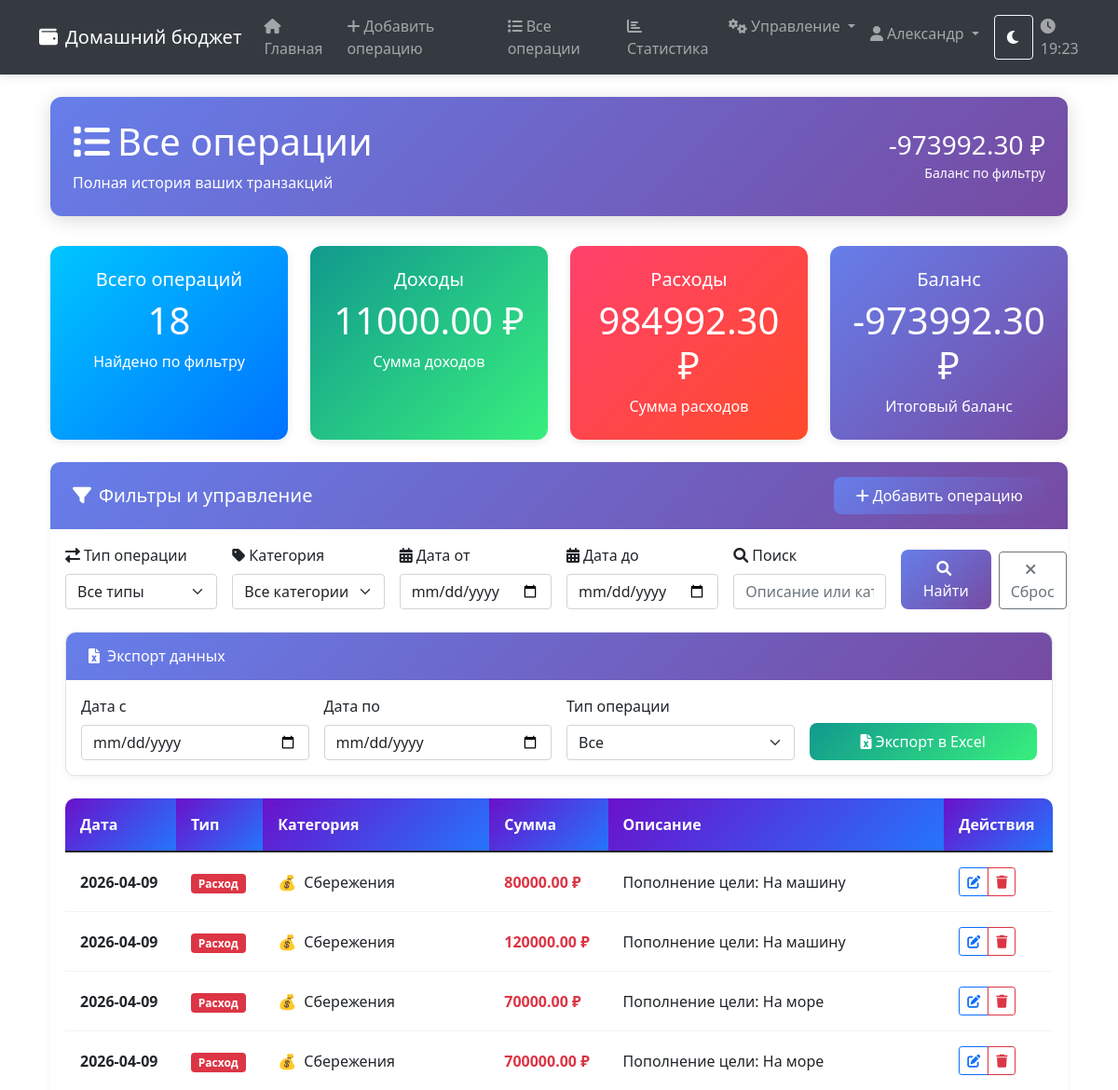
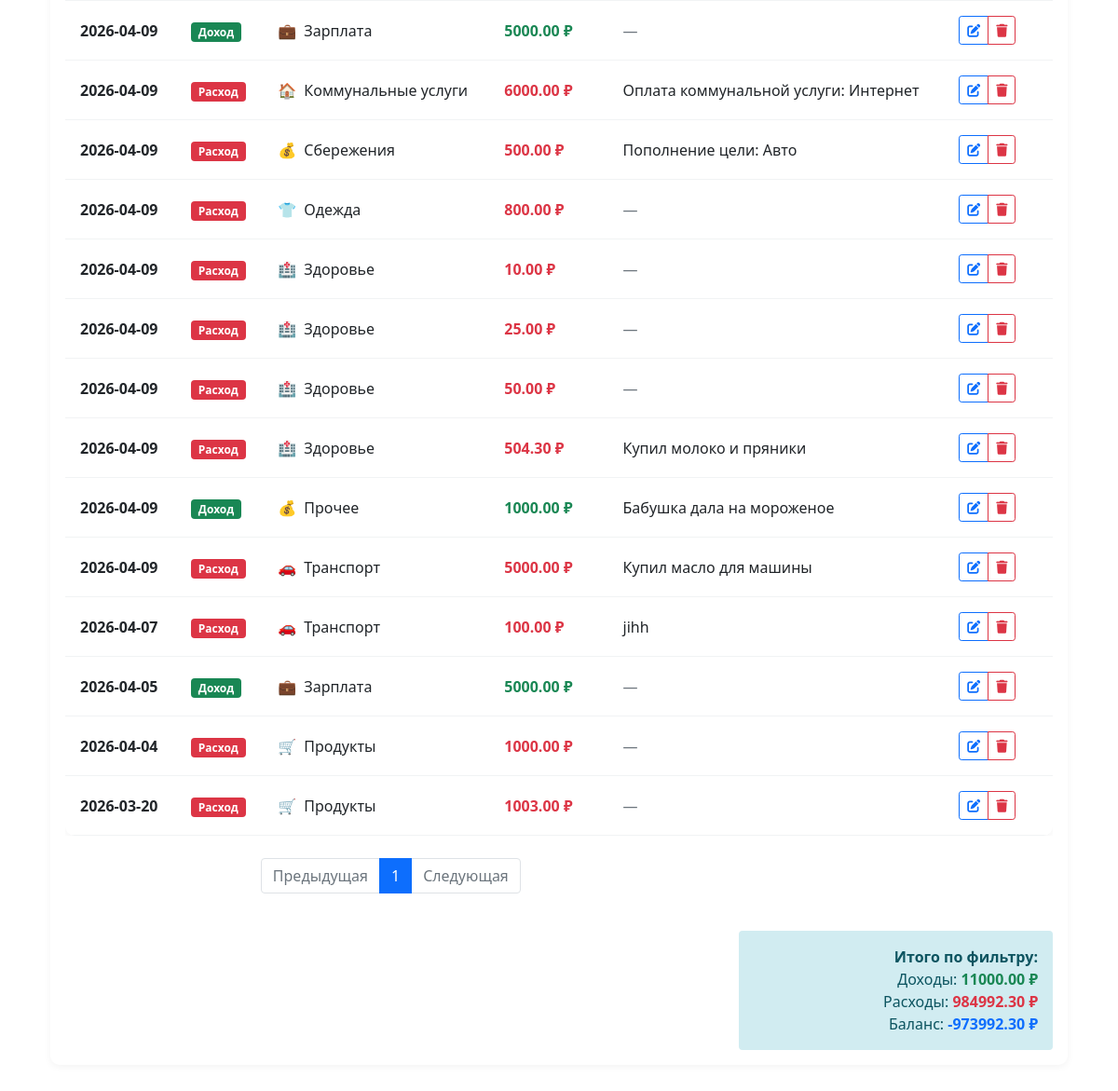
Screenshot of /transactions (signed in) with the database file from the repository (2 pictures, top to bottom).
### tables this page shows
CREATE TABLE transactions (
            id INTEGER PRIMARY KEY AUTOINCREMENT,
            type TEXT CHECK(type IN ('income', 'expense')) NOT NULL,
            amount REAL NOT NULL,
            category_id INTEGER,
            description TEXT,
            date DATE NOT NULL,
            created_at TIMESTAMP DEFAULT CURRENT_TIMESTAMP,
            user_id INTEGER,
            FOREIGN KEY (category_id) REFERENCES categories (id),
            FOREIGN KEY (user_id) REFERENCES users (id)
        );

CREATE TABLE categories (
            id INTEGER PRIMARY KEY AUTOINCREMENT,
            name TEXT NOT NULL,
            type TEXT CHECK(type IN ('income', 'expense')) NOT NULL,
            icon TEXT,
            color TEXT,
            created_at TIMESTAMP DEFAULT CURRENT_TIMESTAMP
        );

### routes/transaction_routes.py (the view, shortened to what this page needs)
    @app.route('/transactions')
    @login_required
    def view_transactions():
        with get_db_connection() as conn:
            filter_type = request.args.get('type', 'all')
            filter_category = request.args.get('category', 'all')
            start_date = request.args.get('start_date')
            end_date = request.args.get('end_date')
            search = request.args.get('search', '').strip()
            query = '''
                SELECT t.*, c.name as category_name, c.icon as category_icon
                FROM transactions t
                LEFT JOIN categories c ON t.category_id = c.id
                WHERE t.user_id = ?
            '''
            params = [session['user_id']]
            if filter_type != 'all':
                query += ' AND t.type = ?'
                params.append(filter_type)
            if filter_category != 'all':
                query += ' AND t.category_id = ?'
                params.append(filter_category)
            if start_date:
                query += ' AND t.date >= ?'
                params.append(start_date)
            if end_date:
                query += ' AND t.date <= ?'
                params.append(end_date)
            query += ' ORDER BY t.date DESC, t.created_at DESC'
            transactions = conn.execute(query, params).fetchall()
            categories = conn.execute('SELECT * FROM categories').fetchall()
        return render_template(
            'transactions.html',
            transactions=transactions,
            categories=categories,
            filter_type=filter_type,
            filter_category=filter_category,
            start_date=start_date,
            end_date=end_date,
            search=search
        )

### templates/transactions.html (shortened to what this page needs)
{% extends "base.html" %}
{% block content %}
<div class="container-fluid fade-in">
    <div class="page-header">
        <div class="d-flex justify-content-between align-items-center">
            <div>
                <h1><i class="fas fa-list me-2"></i>Все операции</h1>
                <p class="mb-0">Полная история ваших транзакций</p>
            </div>
            <div class="text-end">
                {% set total_inc = transactions|selectattr('type', 'equalto', 'income')|map(attribute='amount')|sum %}
                {% set total_exp = transactions|selectattr('type', 'equalto', 'expense')|map(attribute='amount')|sum %}
                {% if filter_type == 'income' %}
                    <h3 class="mb-0">{{ "%.2f"|format(total_inc) }} ₽</h3>
                    <small>Доходы по фильтру</small>
                {% elif filter_type == 'expense' %}
                    <h3 class="mb-0">{{ "%.2f"|format(total_exp) }} ₽</h3>
                    <small>Расходы по фильтру</small>
                {% else %}
                    <h3 class="mb-0">{{ "%.2f"|format(total_inc - total_exp) }} ₽</h3>
                    <small>Баланс по фильтру</small>
                {% endif %}
            </div>
        </div>
    </div>
    {% set total_income = transactions|selectattr('type', 'equalto', 'income')|map(attribute='amount')|sum %}
    {% set total_expense = transactions|selectattr('type', 'equalto', 'expense')|map(attribute='amount')|sum %}
    <div class="row mb-4">
        <div class="{% if filter_type == 'all' %}col-md-3{% else %}col-md-6{% endif %}">
            <div class="stat-card stat-card-info">
                <div class="card-body text-center">
                    <h5>Всего операций</h5>
                    <h2 class="display-6">{{ transactions|length }}</h2>
                    <p class="mb-0">Найдено по фильтру</p>
                </div>
            </div>
        </div>
        {% if filter_type == 'income' %}
        <div class="col-md-6">
            <div class="stat-card stat-card-success">
                <div class="card-body text-center">
                    <h5>Доходы</h5>
                    <h2 class="display-6">{{ "%.2f"|format(total_income) }} ₽</h2>
                    <p class="mb-0">Сумма доходов</p>
                </div>
            </div>
        </div>
        {% else %}
        <div class="col-md-3">
            <div class="stat-card stat-card-success">
                <div class="card-body text-center">
                    <h5>Доходы</h5>
                    <h2 class="display-6">{{ "%.2f"|format(total_income) }} ₽</h2>
                    <p class="mb-0">Сумма доходов</p>
                </div>
            </div>
        </div>
        <div class="col-md-3">
            <div class="stat-card stat-card-danger">
                <div class="card-body text-center">
                    <h5>Расходы</h5>
                    <h2 class="display-6">{{ "%.2f"|format(total_expense) }} ₽</h2>
                    <p class="mb-0">Сумма расходов</p>
                </div>
            </div>
        </div>
        <div class="col-md-3">
            <div class="stat-card stat-card-primary">
                <div class="card-body text-center">
                    <h5>Баланс</h5>
                    <h2 class="display-6">{{ "%.2f"|format(total_income - total_expense) }} ₽</h2>
                    <p class="mb-0">Итоговый баланс</p>
                </div>
            </div>
        </div>
        {% endif %}
    </div>
    <div class="card form-card">
        <div class="card-header d-flex justify-content-between align-items-center">
            <h5 class="mb-0"><i class="fas fa-filter me-2"></i>Фильтры и управление</h5>
            <a href="{{ url_for('add_transaction') }}" class="btn btn-modern btn-modern-primary">
                <i class="fas fa-plus me-1"></i>Добавить операцию
            </a>
        </div>
        <div class="card-body">
            <form method="GET" action="{{ url_for('view_transactions') }}" class="row mb-4 g-3">
                <div class="col-md-2">
                    <label for="filter_type" class="form-label"><i class="fas fa-exchange-alt me-1"></i>Тип операции</label>
                    <select class="form-select" id="filter_type" name="type">
                        <option value="all" {% if filter_type == 'all' %}selected{% endif %}>Все типы</option>
                    </select>
                </div>
                <div class="col-md-2">
                    <label for="filter_category" class="form-label"><i class="fas fa-tag me-1"></i>Категория</label>
                    <select class="form-select" id="filter_category" name="category">
                        <option value="all" {% if filter_category == 'all' %}selected{% endif %}>Все категории</option>
                    </select>
                </div>
                <div class="col-md-2">
                    <label for="start_date" class="form-label"><i class="fas fa-calendar-alt me-1"></i>Дата от</label>
                    <input type="date" class="form-control" id="start_date" name="start_date" value="{{ start_date or '' }}">
                </div>
                <div class="col-md-2">
                    <label for="end_date" class="form-label"><i class="fas fa-calendar-alt me-1"></i>Дата до</label>
                    <input type="date" class="form-control" id="end_date" name="end_date" value="{{ end_date or '' }}">
                </div>
                <div class="col-md-2">
                    <label for="search" class="form-label"><i class="fas fa-search me-1"></i>Поиск</label>
                    <input type="text" class="form-control" id="search" name="search" placeholder="Описание или категория" value="{{ search or '' }}" autocomplete="off">
                </div>
                <div class="col-md-2 d-flex align-items-end gap-2">
                    <button type="submit" class="btn btn-modern btn-modern-primary w-100"><i class="fas fa-search me-1"></i>Найти</button>
                    <a href="{{ url_for('view_transactions') }}" class="btn btn-outline-secondary w-100"><i class="fas fa-times me-1"></i>Сброс</a>
                </div>
            </form>
            <div class="card mb-4">
                <div class="card-header bg-success text-white">
                    <h6 class="mb-0"><i class="fas fa-file-excel me-2"></i>Экспорт данных</h6>
                </div>
                <div class="card-body">
                    <form method="GET" action="{{ url_for('export_excel') }}" class="row g-3 align-items-end">
                        <div class="col-md-3">
                            <label class="form-label" for="export_start_date">Дата с</label>
                            <input type="date" class="form-control" id="export_start_date" name="start_date" value="{{ start_date or '' }}">
                        </div>
                        <div class="col-md-3">
                            <label class="form-label" for="export_end_date">Дата по</label>
                            <input type="date" class="form-control" id="export_end_date" name="end_date" value="{{ end_date or '' }}">
                        </div>
                        <div class="col-md-3">
                            <label class="form-label" for="export_type">Тип операции</label>
                            <select class="form-select" id="export_type" name="type">
                                <option value="all" {% if filter_type == 'all' %}selected{% endif %}>Все</option>
                            </select>
                        </div>
                        <div class="col-md-3">
                            <button type="submit" class="btn btn-modern btn-modern-success w-100"><i class="fas fa-file-excel me-1"></i>Экспорт в Excel</button>
                        </div>
                    </form>
                </div>
            </div>
            {% if transactions %}
            <div class="table-responsive">
                <table class="table table-modern">
                    <thead>
                        <tr>
                            <th>Дата</th>
                            <th>Тип</th>
                            <th>Категория</th>
                            <th>Сумма</th>
                            <th>Описание</th>
                            <th>Действия</th>
                        </tr>
                    </thead>
                    <tbody>
                        {% for trans in transactions %}
                        <tr>
                            <td class="fw-bold">{{ trans.date }}</td>
                            <td>{% if trans.type == 'income' %}<span class="badge bg-success">Доход</span>{% else %}<span class="badge bg-danger">Расход</span>{% endif %}</td>
                            <td><div class="d-flex align-items-center">{% if trans.category_icon %}<span class="me-2">{{ trans.category_icon }}</span>{% endif %}<span>{{ trans.category_name or 'Без категории' }}</span></div></td>
                            <td class="{% if trans.type == 'income' %}text-success fw-bold{% else %}text-danger fw-bold{% endif %}">{{ "%.2f"|format(trans.amount) }} ₽</td>
                            <td>{% if trans.description %}{{ trans.description }}{% else %}<span class="text-muted">—</span>{% endif %}</td>
                            <td>
                                <div class="btn-group btn-group-sm" role="group">
                                    <a href="{{ url_for('edit_transaction', transaction_id=trans.id) }}" class="btn btn-outline-primary" title="Редактировать"><i class="fas fa-edit"></i></a>
                                    <a href="{{ url_for('delete_transaction', transaction_id=trans.id) }}" class="btn btn-outline-danger" title="Удалить" onclick="return confirm('Вы точно хотите удалить эту операцию?')"><i class="fas fa-trash"></i></a>
                                </div>
                            </td>
                        </tr>
                        {% endfor %}
                    </tbody>
                </table>
            </div>
            <div class="row mt-4">
                <div class="col-md-8">
                    <nav aria-label="Навигация по страницам">
                        <ul class="pagination justify-content-center">
                            <li class="page-item disabled"><span class="page-link">Предыдущая</span></li>
                            <li class="page-item active"><span class="page-link">1</span></li>
                            <li class="page-item disabled"><span class="page-link">Следующая</span></li>
                        </ul>
                    </nav>
                </div>
                <div class="col-md-4"></div>
            </div>
            {% endif %}
            <div class="row mt-4">
                <div class="col-md-8"></div>
                <div class="col-md-4 text-end">
                    <div class="p-3 rounded" style="background-color: #d1ecf1; color: #0c5460;">
                        <strong>Итого по фильтру:</strong><br>
                        {% if filter_type == 'income' %}
                            Доходы: <span class="text-success fw-bold">{{ "%.2f"|format(total_income) }} ₽</span>
                        {% elif filter_type == 'expense' %}
                            Расходы: <span class="text-danger fw-bold">{{ "%.2f"|format(total_expense) }} ₽</span>
                        {% else %}
                            Доходы: <span class="text-success fw-bold">{{ "%.2f"|format(total_income) }} ₽</span><br>
                            Расходы: <span class="text-danger fw-bold">{{ "%.2f"|format(total_expense) }} ₽</span><br>
                            Баланс: <span class="text-primary fw-bold">{{ "%.2f"|format(total_income - total_expense) }} ₽</span>
                        {% endif %}
                    </div>
                </div>
            </div>
        </div>
    </div>
</div>
{% endblock %}

### rows the page displays
transactions: type "Расход", amount "80000.00"
transactions: type "Расход", amount "120000.00"
transactions: type "Расход", amount "70000.00"
transactions: type "Расход", amount "700000.00"
transactions: type "Доход", amount "5000.00"
transactions: type "Расход", amount "6000.00"
transactions: type "Расход", amount "500.00"
transactions: type "Расход", amount "800.00"
transactions: type "Расход", amount "10.00"
transactions: type "Расход", amount "25.00"
transactions: type "Расход", amount "50.00"
transactions: type "Расход", amount "504.30"
transactions: type "Доход", amount "1000.00"
transactions: type "Расход", amount "5000.00"
transactions: type "Расход", amount "100.00"
transactions: type "Доход", amount "5000.00"
transactions: type "Расход", amount "1000.00"
transactions: type "Расход", amount "1003.00"

### other values shown
{{ session['username'] }} "Александр"
{{ "%.2f"|format(total_inc - total_exp) }} "-973992.30"
{{ transactions|length }} "18"
{{ "%.2f"|format(total_income) }} "11000.00"
{{ "%.2f"|format(total_expense) }} "984992.30"
{{ "%.2f"|format(total_income - total_expense) }} "-973992.30"
